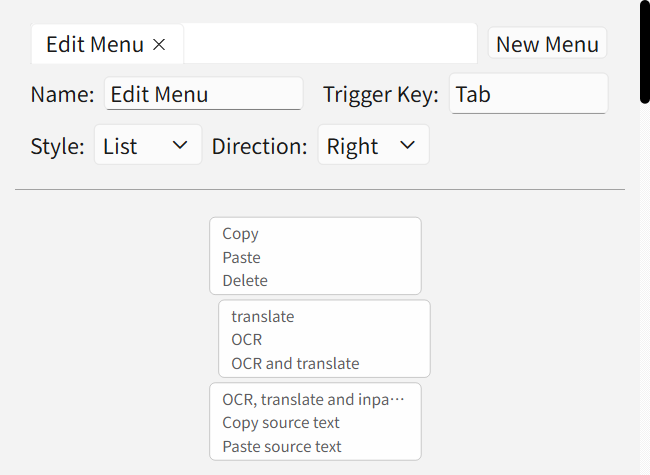

Write the Python code that produced this figure.
"""Preview the PieMenuEditor inside a QScrollArea to check clipping.

Run with the bundled interpreter:
    ./ballontrans_pylibs_win/python.exe scripts/_pie_editor_preview.py

Outputs:
    scripts/_pie_editor_preview.png
"""

import os
import sys

sys.path.insert(0, os.path.dirname(os.path.dirname(os.path.abspath(__file__))))

from qtpy.QtCore import Qt
from qtpy.QtGui import QFont, QPixmap
from qtpy.QtWidgets import (
    QApplication, QFrame, QScrollArea, QSizePolicy, QVBoxLayout, QWidget,
)

from utils import shared
from utils.config import load_config, pcfg

_TMP_CFG = os.path.join(os.path.dirname(os.path.abspath(__file__)),
                        "_pie_editor_preview_config.json")
shared.CONFIG_PATH = _TMP_CFG
if os.path.exists(_TMP_CFG):
    os.remove(_TMP_CFG)
load_config(_TMP_CFG)

# A half-ring list menu to stress the config-page preview.
pcfg.pie_menus = [{
    "id": "edit",
    "name": "Edit Menu",
    "trigger": "Tab",
    "layout": "list",
    "direction": "right",
    "sectors": 8,
    "slots": [[] for _ in range(8)],
    "panels": [
        ["copy", "paste", "delete"],
        ["translate", "ocr", "ocr_translate"],
        ["ocr_translate_inpaint", "copy_src", "paste_src"],
    ],
}]


def main():
    app = QApplication.instance() or QApplication([])
    from ui.pie_menu_editor import PieMenuEditor
    from ui.custom_widget import ConfigScrollBar

    editor = PieMenuEditor()
    font = QFont("Microsoft YaHei")
    font.setPointSize(13)
    editor.setFont(font)

    # Mimic ConfigPanel._wrap_page: put editor in a scroll area with a
    # realistic viewport size.
    scroll = QScrollArea()
    scroll.setWidgetResizable(True)
    scroll.setFrameShape(QFrame.Shape.NoFrame)
    scroll.setVerticalScrollBar(ConfigScrollBar(scroll))

    page = QWidget()
    lay = QVBoxLayout(page)
    lay.setContentsMargins(12, 10, 12, 10)
    lay.setAlignment(Qt.AlignmentFlag.AlignTop)
    lay.addWidget(editor)
    editor.setSizePolicy(
        QSizePolicy.Policy.Preferred, QSizePolicy.Policy.Fixed)
    scroll.setWidget(page)
    scroll.resize(520, 380)
    scroll.show()
    app.processEvents()

    print("preview geometry:", editor.preview.geometry())
    print("preview sizeHint:", editor.preview.sizeHint())
    print("palette_hint geometry:", editor.palette_hint.geometry())
    print("palette geometry:", editor.palette.geometry())
    print("editor size:", editor.size())
    print("editor sizeHint:", editor.sizeHint())
    print("editor minimumSize:", editor.minimumSize())
    print("page size:", page.size())
    print("page sizeHint:", page.sizeHint())
    print("viewport size:", scroll.viewport().size())

    # Grab the scroll-area viewport to see what the user actually sees
    # (including any scroll bars).  Also dump the full page for comparison.
    pm = scroll.grab()
    pm.save(os.path.join("scripts", "_pie_editor_preview.png"))
    page.grab().save(os.path.join("scripts", "_pie_editor_preview_full.png"))
    print("saved scripts/_pie_editor_preview.png")
    print("saved scripts/_pie_editor_preview_full.png")


if __name__ == "__main__":
    main()
